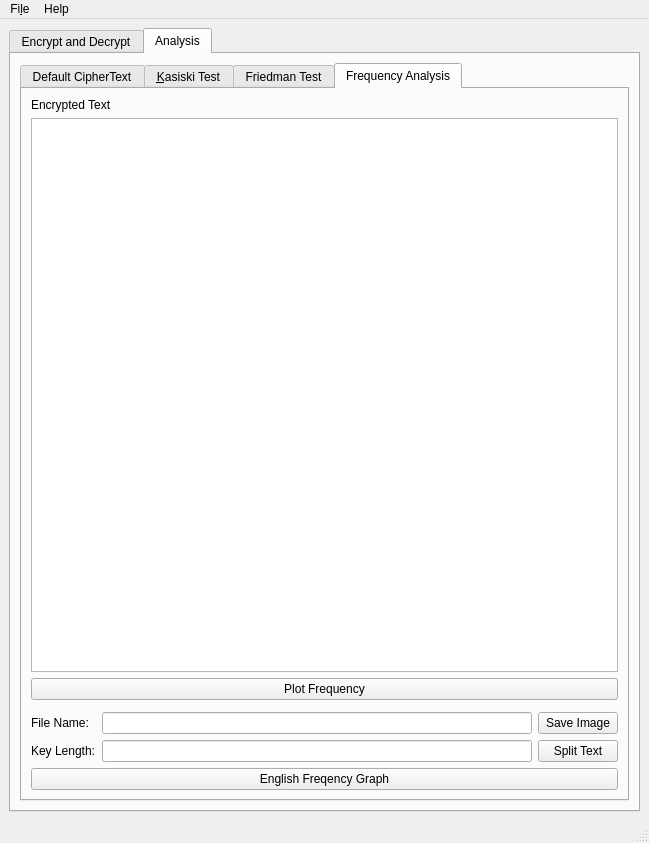
<?xml version="1.0" encoding="UTF-8"?>
<ui version="4.0">
 <class>MainWindow</class>
 <widget class="QMainWindow" name="MainWindow">
  <property name="geometry">
   <rect>
    <x>0</x>
    <y>0</y>
    <width>649</width>
    <height>843</height>
   </rect>
  </property>
  <property name="windowTitle">
   <string>Cryptography Tool</string>
  </property>
  <widget class="QWidget" name="centralwidget">
   <layout class="QVBoxLayout" name="verticalLayout_2">
    <item>
     <layout class="QVBoxLayout" name="verticalLayout">
      <item>
       <widget class="QTabWidget" name="main_tab">
        <property name="currentIndex">
         <number>1</number>
        </property>
        <widget class="QWidget" name="encrypt_decrypt">
         <attribute name="title">
          <string>Encrypt and Decrypt</string>
         </attribute>
         <layout class="QHBoxLayout" name="horizontalLayout_4">
          <item>
           <widget class="QTabWidget" name="encrypt_decrypt_tab">
            <property name="currentIndex">
             <number>2</number>
            </property>
            <widget class="QWidget" name="tab">
             <attribute name="title">
              <string>Vigenere</string>
             </attribute>
             <layout class="QVBoxLayout" name="verticalLayout_4">
              <item>
               <widget class="QLabel" name="label">
                <property name="text">
                 <string>Key</string>
                </property>
               </widget>
              </item>
              <item>
               <widget class="QTextEdit" name="vg_key"/>
              </item>
              <item>
               <widget class="QLabel" name="label_2">
                <property name="text">
                 <string>Plain Text</string>
                </property>
               </widget>
              </item>
              <item>
               <widget class="QTextEdit" name="vg_plaintextEdit"/>
              </item>
              <item>
               <widget class="QLabel" name="label_3">
                <property name="text">
                 <string>Encrypted</string>
                </property>
               </widget>
              </item>
              <item>
               <widget class="QTextEdit" name="vg_encrypted_text"/>
              </item>
              <item>
               <layout class="QHBoxLayout" name="horizontalLayout">
                <item>
                 <widget class="QPushButton" name="vg_encryptText">
                  <property name="text">
                   <string>Encrypt</string>
                  </property>
                 </widget>
                </item>
                <item>
                 <widget class="QPushButton" name="vg_decryptText">
                  <property name="text">
                   <string>Decrypt</string>
                  </property>
                 </widget>
                </item>
               </layout>
              </item>
             </layout>
            </widget>
            <widget class="QWidget" name="tab_2">
             <attribute name="title">
              <string>Playfair</string>
             </attribute>
             <layout class="QVBoxLayout" name="verticalLayout_3">
              <item>
               <widget class="QLabel" name="label_4">
                <property name="text">
                 <string>Key</string>
                </property>
               </widget>
              </item>
              <item>
               <widget class="QTextEdit" name="textEdit"/>
              </item>
              <item>
               <widget class="QLabel" name="label_5">
                <property name="text">
                 <string>Plain Text</string>
                </property>
               </widget>
              </item>
              <item>
               <widget class="QTextEdit" name="textEdit_4"/>
              </item>
              <item>
               <widget class="QLabel" name="label_6">
                <property name="text">
                 <string>Encrypted</string>
                </property>
               </widget>
              </item>
              <item>
               <widget class="QTextEdit" name="textEdit_3"/>
              </item>
              <item>
               <layout class="QHBoxLayout" name="horizontalLayout_2">
                <item>
                 <widget class="QPushButton" name="pushButton_3">
                  <property name="text">
                   <string>Encrypt</string>
                  </property>
                 </widget>
                </item>
                <item>
                 <widget class="QPushButton" name="pushButton_4">
                  <property name="text">
                   <string>Decrypt</string>
                  </property>
                 </widget>
                </item>
               </layout>
              </item>
             </layout>
            </widget>
            <widget class="QWidget" name="tab_5">
             <attribute name="title">
              <string>Atbash</string>
             </attribute>
             <layout class="QVBoxLayout" name="verticalLayout_8">
              <item>
               <widget class="QLabel" name="label_7">
                <property name="text">
                 <string>Plain Text</string>
                </property>
               </widget>
              </item>
              <item>
               <widget class="QTextEdit" name="textEdit_7"/>
              </item>
              <item>
               <widget class="QLabel" name="label_8">
                <property name="text">
                 <string>Encrypted</string>
                </property>
               </widget>
              </item>
              <item>
               <widget class="QTextEdit" name="textEdit_8"/>
              </item>
              <item>
               <widget class="QPushButton" name="atbash">
                <property name="text">
                 <string>Encrypt/Decrypt</string>
                </property>
               </widget>
              </item>
             </layout>
            </widget>
           </widget>
          </item>
         </layout>
        </widget>
        <widget class="QWidget" name="crypto_analysis">
         <attribute name="title">
          <string>Analysis</string>
         </attribute>
         <layout class="QHBoxLayout" name="horizontalLayout_3">
          <item>
           <widget class="QTabWidget" name="encrypt_decrypt_tab_2">
            <property name="currentIndex">
             <number>3</number>
            </property>
            <widget class="QWidget" name="tab_9">
             <attribute name="title">
              <string>Default CipherText</string>
             </attribute>
             <layout class="QVBoxLayout" name="verticalLayout_10">
              <item>
               <widget class="QTextEdit" name="default_cipher_textbox"/>
              </item>
              <item>
               <widget class="QPushButton" name="default_cipher">
                <property name="text">
                 <string>Set CipherText For All Analysis Options</string>
                </property>
               </widget>
              </item>
             </layout>
            </widget>
            <widget class="QWidget" name="kasiski_2">
             <attribute name="title">
              <string>&amp;Kasiski Test</string>
             </attribute>
             <layout class="QVBoxLayout" name="verticalLayout_7">
              <item>
               <widget class="QLabel" name="label_10">
                <property name="text">
                 <string>Encrypted Text</string>
                </property>
               </widget>
              </item>
              <item>
               <widget class="QTextEdit" name="kasiski_test"/>
              </item>
              <item>
               <widget class="QLabel" name="label_9">
                <property name="text">
                 <string>Results</string>
                </property>
               </widget>
              </item>
              <item>
               <widget class="QTextEdit" name="kasiski_results"/>
              </item>
              <item>
               <widget class="QPushButton" name="analyze_kasisiki">
                <property name="text">
                 <string>Analyze</string>
                </property>
               </widget>
              </item>
             </layout>
            </widget>
            <widget class="QWidget" name="friedman_test_2">
             <attribute name="title">
              <string>Friedman Test</string>
             </attribute>
             <layout class="QVBoxLayout" name="verticalLayout_6">
              <item>
               <widget class="QLabel" name="label_11">
                <property name="text">
                 <string>Encrypted Text</string>
                </property>
               </widget>
              </item>
              <item>
               <widget class="QTextEdit" name="friedman_text"/>
              </item>
              <item>
               <widget class="QLabel" name="label_12">
                <property name="text">
                 <string>Results</string>
                </property>
               </widget>
              </item>
              <item>
               <widget class="QLineEdit" name="friedman_results"/>
              </item>
              <item>
               <widget class="QPushButton" name="analyze_friedman">
                <property name="text">
                 <string>Analyze</string>
                </property>
               </widget>
              </item>
             </layout>
            </widget>
            <widget class="QWidget" name="tab_8">
             <attribute name="title">
              <string>Frequency Analysis</string>
             </attribute>
             <layout class="QVBoxLayout" name="verticalLayout_5">
              <item>
               <widget class="QLabel" name="label_13">
                <property name="text">
                 <string>Encrypted Text</string>
                </property>
               </widget>
              </item>
              <item>
               <widget class="QTextEdit" name="freq_encrypt_text"/>
              </item>
              <item>
               <widget class="QPushButton" name="analyze_freq">
                <property name="text">
                 <string>Plot Frequency</string>
                </property>
               </widget>
              </item>
              <item>
               <widget class="MatplotlibWidget" name="freq_graph" native="true"/>
              </item>
              <item>
               <layout class="QHBoxLayout" name="horizontalLayout_6">
                <item>
                 <widget class="QLabel" name="label_15">
                  <property name="text">
                   <string>File Name:  </string>
                  </property>
                 </widget>
                </item>
                <item>
                 <widget class="QLineEdit" name="save_text"/>
                </item>
                <item>
                 <widget class="QPushButton" name="save_image">
                  <property name="text">
                   <string>Save Image</string>
                  </property>
                 </widget>
                </item>
               </layout>
              </item>
              <item>
               <layout class="QHBoxLayout" name="horizontalLayout_5">
                <item>
                 <widget class="QLabel" name="label_14">
                  <property name="text">
                   <string>Key Length:</string>
                  </property>
                 </widget>
                </item>
                <item>
                 <widget class="QLineEdit" name="key_len"/>
                </item>
                <item>
                 <widget class="QPushButton" name="split_text">
                  <property name="text">
                   <string>Split Text</string>
                  </property>
                 </widget>
                </item>
               </layout>
              </item>
              <item>
               <widget class="QPushButton" name="eng_freq_button">
                <property name="text">
                 <string>English Freqency Graph</string>
                </property>
               </widget>
              </item>
             </layout>
            </widget>
           </widget>
          </item>
         </layout>
        </widget>
       </widget>
      </item>
     </layout>
    </item>
   </layout>
  </widget>
  <widget class="QMenuBar" name="menubar">
   <property name="geometry">
    <rect>
     <x>0</x>
     <y>0</y>
     <width>649</width>
     <height>20</height>
    </rect>
   </property>
   <widget class="QMenu" name="menuFile">
    <property name="title">
     <string>Fi&amp;le</string>
    </property>
    <addaction name="actionQuit"/>
   </widget>
   <widget class="QMenu" name="menuAbout">
    <property name="title">
     <string>Help</string>
    </property>
    <addaction name="actionAbout"/>
   </widget>
   <addaction name="menuFile"/>
   <addaction name="menuAbout"/>
  </widget>
  <widget class="QStatusBar" name="statusbar"/>
  <action name="actionKasiski_Test">
   <property name="text">
    <string>Kasiski Test</string>
   </property>
  </action>
  <action name="actionFriedman_Test">
   <property name="text">
    <string>Friedman Test</string>
   </property>
  </action>
  <action name="actionQuit">
   <property name="text">
    <string>&amp;Quit</string>
   </property>
  </action>
  <action name="actionAbout">
   <property name="text">
    <string>&amp;About</string>
   </property>
  </action>
 </widget>
 <customwidgets>
  <customwidget>
   <class>MatplotlibWidget</class>
   <extends>QWidget</extends>
   <header>matplotlibwidget</header>
  </customwidget>
 </customwidgets>
 <resources/>
 <connections/>
</ui>
